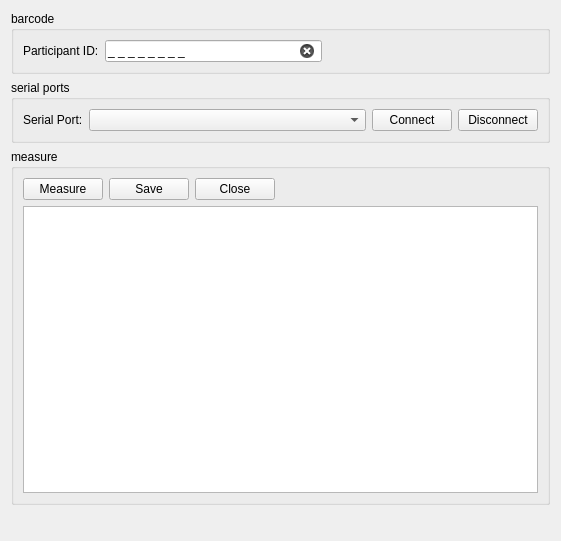
<?xml version="1.0" encoding="UTF-8"?>
<ui version="4.0">
 <class>CypressFrame</class>
 <widget class="QFrame" name="CypressFrame">
  <property name="geometry">
   <rect>
    <x>0</x>
    <y>0</y>
    <width>561</width>
    <height>541</height>
   </rect>
  </property>
  <layout class="QVBoxLayout" name="verticalLayout_2">
   <item>
    <widget class="QGroupBox" name="idGroupBox">
     <property name="sizePolicy">
      <sizepolicy hsizetype="Preferred" vsizetype="Preferred">
       <horstretch>0</horstretch>
       <verstretch>0</verstretch>
      </sizepolicy>
     </property>
     <property name="title">
      <string>barcode</string>
     </property>
     <layout class="QHBoxLayout" name="horizontalLayout">
      <item>
       <widget class="QLabel" name="iDlabel">
        <property name="text">
         <string>Participant ID:</string>
        </property>
        <property name="buddy">
         <cstring>barcodeLineEdit</cstring>
        </property>
       </widget>
      </item>
      <item>
       <widget class="QLineEdit" name="barcodeLineEdit">
        <property name="inputMask">
         <string>0 0 0 0 0 0 0 0;_</string>
        </property>
        <property name="text">
         <string>       </string>
        </property>
        <property name="maxLength">
         <number>15</number>
        </property>
        <property name="cursorPosition">
         <number>15</number>
        </property>
        <property name="clearButtonEnabled">
         <bool>true</bool>
        </property>
       </widget>
      </item>
      <item>
       <spacer name="horizontalSpacer">
        <property name="orientation">
         <enum>Qt::Horizontal</enum>
        </property>
        <property name="sizeHint" stdset="0">
         <size>
          <width>80</width>
          <height>20</height>
         </size>
        </property>
       </spacer>
      </item>
     </layout>
    </widget>
   </item>
   <item>
    <widget class="QGroupBox" name="serialPortGroupBox">
     <property name="title">
      <string>serial ports</string>
     </property>
     <layout class="QVBoxLayout" name="verticalLayout" stretch="0">
      <item>
       <layout class="QHBoxLayout" name="horizontalLayout_3">
        <item>
         <widget class="QLabel" name="serialPortLabel">
          <property name="sizePolicy">
           <sizepolicy hsizetype="Fixed" vsizetype="Preferred">
            <horstretch>0</horstretch>
            <verstretch>0</verstretch>
           </sizepolicy>
          </property>
          <property name="text">
           <string>Serial Port:</string>
          </property>
         </widget>
        </item>
        <item>
         <widget class="QComboBox" name="deviceComboBox">
          <property name="sizePolicy">
           <sizepolicy hsizetype="Preferred" vsizetype="Fixed">
            <horstretch>1</horstretch>
            <verstretch>0</verstretch>
           </sizepolicy>
          </property>
         </widget>
        </item>
        <item>
         <widget class="QPushButton" name="connectButton">
          <property name="text">
           <string>Connect</string>
          </property>
         </widget>
        </item>
        <item>
         <widget class="QPushButton" name="disconnectButton">
          <property name="text">
           <string>Disconnect</string>
          </property>
         </widget>
        </item>
       </layout>
      </item>
     </layout>
    </widget>
   </item>
   <item>
    <widget class="QGroupBox" name="measureGroupBox">
     <property name="sizePolicy">
      <sizepolicy hsizetype="Preferred" vsizetype="Preferred">
       <horstretch>0</horstretch>
       <verstretch>0</verstretch>
      </sizepolicy>
     </property>
     <property name="title">
      <string>measure</string>
     </property>
     <layout class="QVBoxLayout" name="verticalLayout_3">
      <item>
       <layout class="QHBoxLayout" name="measurmentControlHhorizontalLayout">
        <item>
         <widget class="QPushButton" name="measureButton">
          <property name="text">
           <string>Measure</string>
          </property>
         </widget>
        </item>
        <item>
         <widget class="QPushButton" name="saveButton">
          <property name="sizePolicy">
           <sizepolicy hsizetype="Minimum" vsizetype="Fixed">
            <horstretch>0</horstretch>
            <verstretch>0</verstretch>
           </sizepolicy>
          </property>
          <property name="text">
           <string>Save</string>
          </property>
         </widget>
        </item>
        <item>
         <widget class="QPushButton" name="closeButton">
          <property name="text">
           <string>Close</string>
          </property>
         </widget>
        </item>
        <item>
         <spacer name="horizontalSpacer_3">
          <property name="orientation">
           <enum>Qt::Horizontal</enum>
          </property>
          <property name="sizeHint" stdset="0">
           <size>
            <width>40</width>
            <height>20</height>
           </size>
          </property>
         </spacer>
        </item>
       </layout>
      </item>
      <item>
       <layout class="QHBoxLayout" name="measurementTableHorizontalLayout">
        <item>
         <widget class="QTableView" name="testdataTableView">
          <property name="verticalScrollBarPolicy">
           <enum>Qt::ScrollBarAlwaysOff</enum>
          </property>
          <property name="horizontalScrollBarPolicy">
           <enum>Qt::ScrollBarAlwaysOff</enum>
          </property>
          <property name="autoScroll">
           <bool>false</bool>
          </property>
          <property name="editTriggers">
           <set>QAbstractItemView::NoEditTriggers</set>
          </property>
          <property name="showDropIndicator" stdset="0">
           <bool>false</bool>
          </property>
          <property name="dragDropOverwriteMode">
           <bool>false</bool>
          </property>
          <property name="selectionMode">
           <enum>QAbstractItemView::NoSelection</enum>
          </property>
         </widget>
        </item>
       </layout>
      </item>
     </layout>
    </widget>
   </item>
   <item>
    <widget class="QStatusBar" name="statusBar">
     <property name="sizeGripEnabled">
      <bool>false</bool>
     </property>
    </widget>
   </item>
  </layout>
 </widget>
 <resources/>
 <connections/>
</ui>
